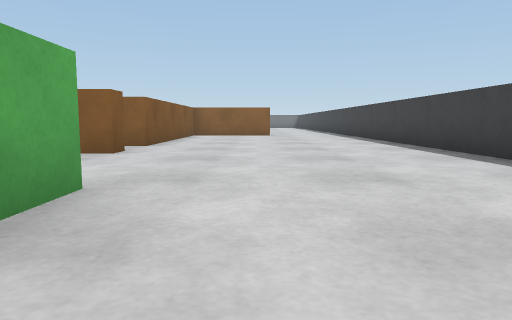
view 1 (above)

19 first-person views from a walk through a Gazebo world. The camera is 0.5 m above the floor, tilts 6° down and sees 70° across. The floor is counted in squares, 1 m on a side. Each view is taken from the middle of a square. On the plan, view 1 faces up. The plan holds only what a view shows up to about 9 squares ahead; the rest is blank.

view 2
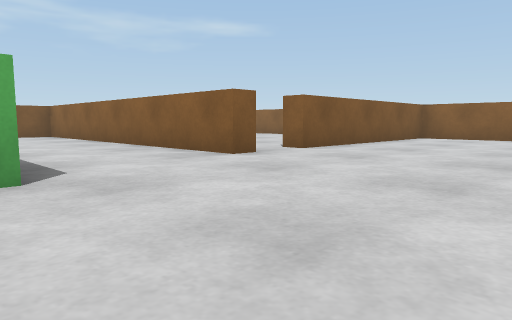

view 3
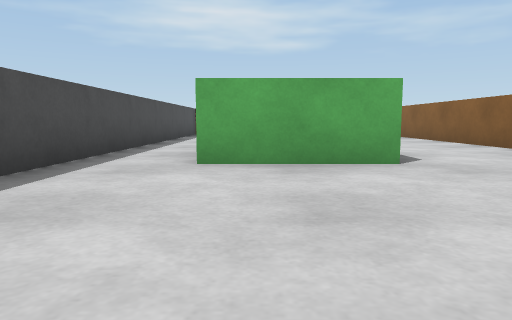

view 4
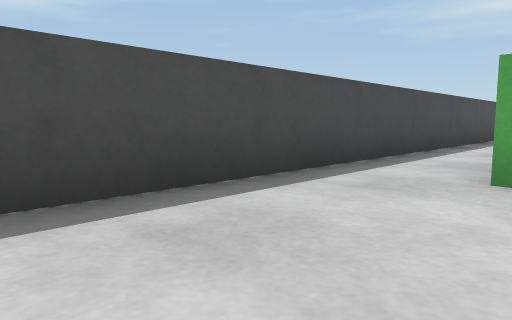

view 5
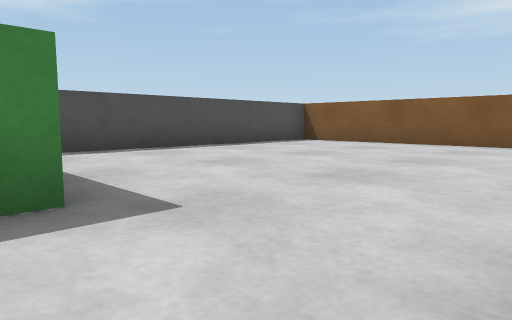

view 6
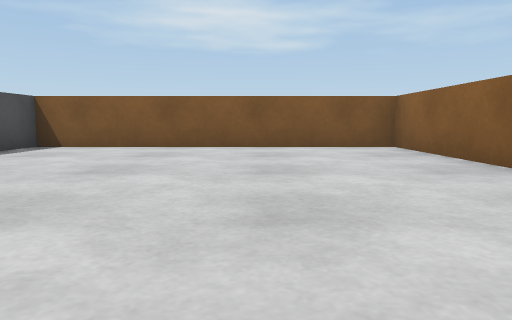

view 7
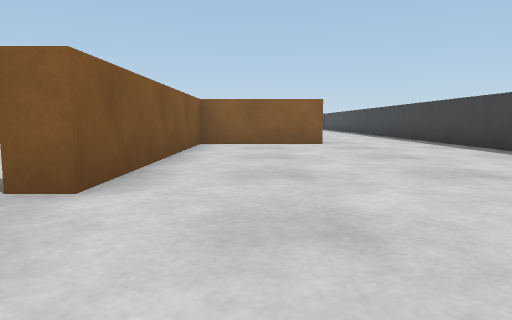

view 8
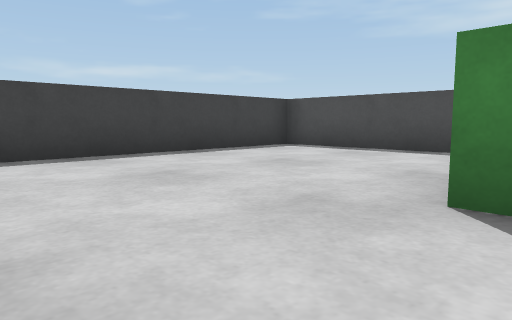

view 9
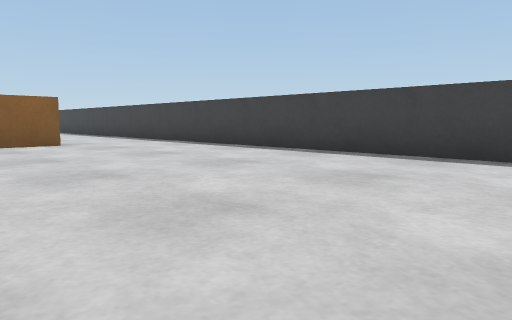

view 10
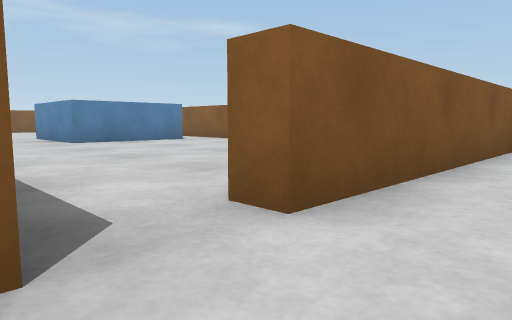

view 11
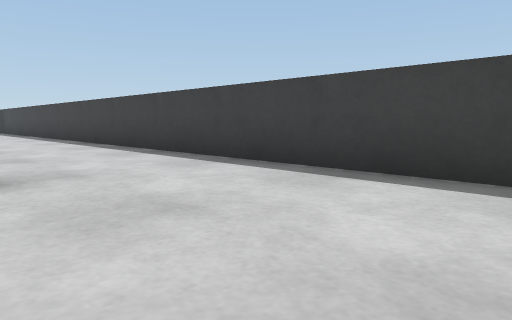

view 12
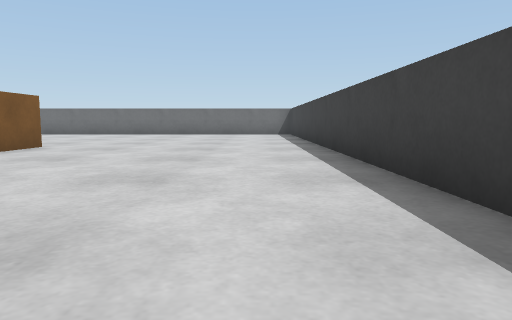

view 13
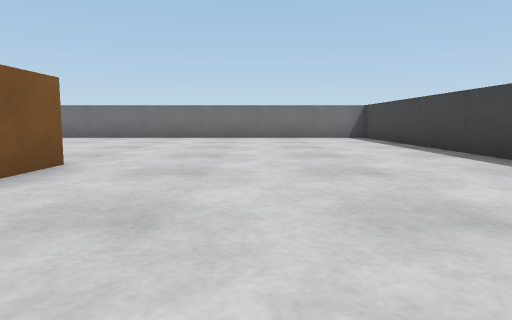

view 14
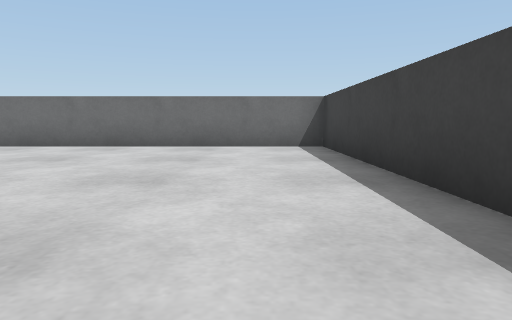

view 15
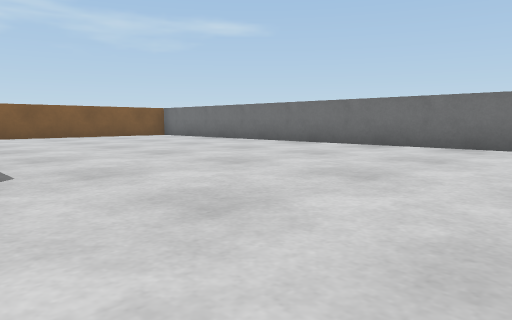

view 16
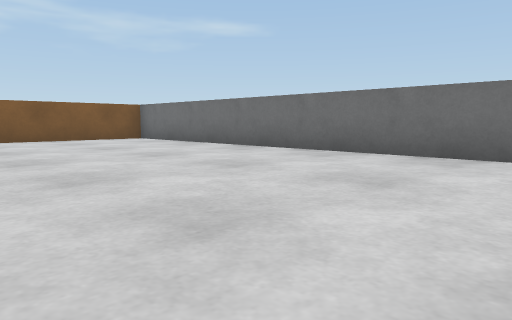

view 17
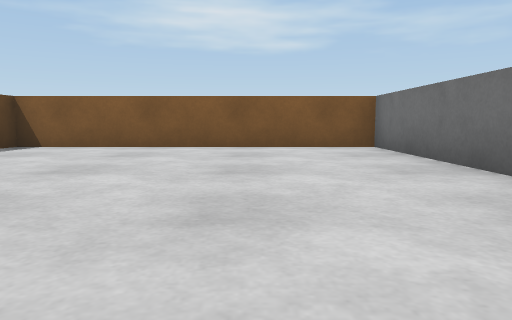

view 18
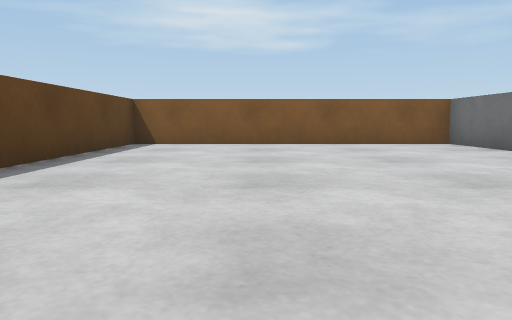

view 19
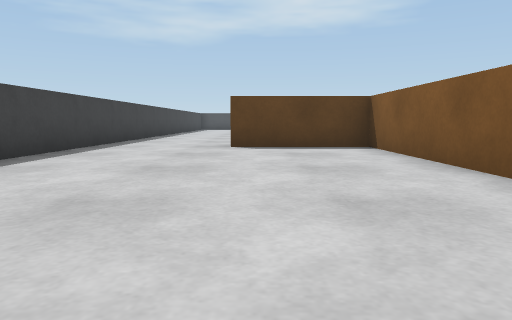

### Floor plan
Ten units are one square. View 1 is at (0, 0); x grows to the right and y downward. Boxes are objects, and circles mark ways between rooms. Rooms are numbered by the first view taken in them; rooms with no view inside come last. Other rooms are left out.
<svg viewBox="-118 -289 157 307">
<path fill="none" stroke="#000" d="M-22 -64 -22 -58 -113 -58 -113 13 34 13 34 -114M6 -132 -22 -132 -22 -75M-22 -212 -22 -200M-22 -179 -22 -138 5 -138M34 -114 34 -284 -113 -284 -113 -213 -69 -213"/>
<rect x="-35" y="-25" width="20" height="20" fill="#bbb"><title>green box</title></rect>
<circle cx="20" cy="-123" r="3" fill="#2a7"/>
<text x="-30" y="-40">1</text>
<text x="-20" y="-220">2</text>
</svg>
Room 1 opens to room 2.

Where each view was taken, in squares from view 1:
view 1: 0 up, 0 right, facing up
view 2: 2 up, 2 right, facing up-left
view 3: 1 up, 3 right, facing left
view 4: 1 up, 2 right, facing down-left
view 5: 5 up, 3 left, facing down-left
view 6: 3 up, 4 left, facing left
view 7: 5 up, 1 left, facing up
view 8: 5 up, 2 left, facing down-right
view 9: 5 up, 2 left, facing up-right
view 10: 6 up, 1 left, facing up-left
view 11: 10 up, 0 right, facing up-right
view 12: 14 up, 2 right, facing up
view 13: 17 up, 0 right, facing up
view 14: 21 up, 2 right, facing up
view 15: 21 up, 1 right, facing up-left
view 16: 23 up, 1 left, facing up-left
view 17: 26 up, 4 left, facing left
view 18: 24 up, 3 left, facing left
view 19: 21 up, 0 right, facing down
